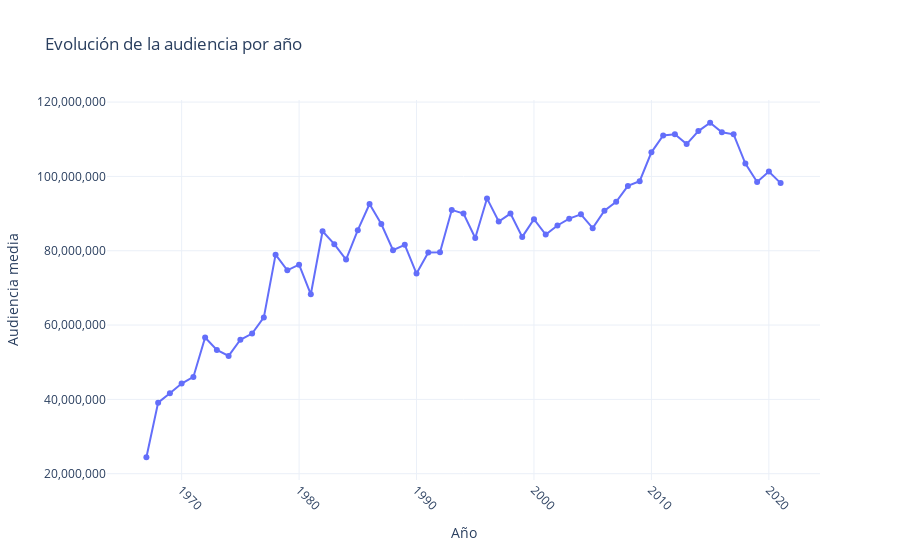

The code cell stored with this chart in its notebook:
### Markdown cell above
Sin embargo para comprobar nuestra hipótesis completamente queda una parte por responder ¿Influye el caché de los artistas contratados en la audiencia?

Para ello veremos algunos datos acerca del Halftime Show y los relacionaremos con la evolución de la audiencia.

### Code cell
viewers_year = px.line(
    super_bowl_ratings_df.sort_values("year"),
    x="year",
    y="average_viewers",
    markers=True,
    title="Evolución de la audiencia por año",
    labels={
        "year": "Año",
        "average_viewers" : "Audiencia media",
    }
)

viewers_year.update_layout(
    template="plotly_white",
    xaxis=dict(tickangle = 45),
    yaxis_tickformat=",",
)

### Figure 1 — Plotly figure (JSON) as saved in the notebook; plotly's stock layout.template omitted (floating-point values rounded to 4 significant figures)
{"data": [{"hovertemplate": "Año=%{x}<br>Audiencia media=%{y}<extra></extra>", "legendgroup": "", "line": {"color": "#636efa", "dash": "solid"}, "marker": {"symbol": "circle"}, "mode": "lines+markers", "name": "", "orientation": "v", "showlegend": false, "type": "scatter", "x": [1967, 1968, 1969, 1970, 1971, 1972, 1973, 1974, 1975, 1976, 1977, 1978, 1979, 1980, 1981, 1982, 1983, 1984, 1985, 1986, 1987, 1988, 1989, 1990, 1991, 1992, 1993, 1994, 1995, 1996, 1997, 1998, 1999, 2000, 2001, 2002, 2003, 2004, 2005, 2006, 2007, 2008, 2009, 2010, 2011, 2012, 2013, 2014, 2015, 2016, 2017, 2018, 2019, 2020, 2021], "xaxis": "x", "y": [24430000, 39120000, 41660000, 44270000, 46040000, 56640000, 53320000, 51700000, 56050000, 57710000, 62050000, 78940000, 74740000, 76240000, 68290000, 85240000, 81770000, 77620000, 85530000, 92570000, 87190000, 80140000, 81590000, 73850000, 79510000, 79590000, 90990000, 90000000, 83420000, 94080000, 87870000, 90000000, 83720000, 88470000, 84340000, 86800000, 88640000, 89800000, 86070000, 90750000, 93180000, 97450000, 98730000, 106480000, 111040000, 111350000, 108690000, 112190000, 114440000, 111860000, 111320000, 103470000, 98480000, 101320000, 98200000], "yaxis": "y"}], "layout": {"legend": {"tracegroupgap": 0}, "title": {"text": "Evolución de la audiencia por año"}, "xaxis": {"anchor": "y", "domain": [0, 1], "tickangle": 45, "title": {"text": "Año"}}, "yaxis": {"anchor": "x", "domain": [0, 1], "tickformat": ",", "title": {"text": "Audiencia media"}}}}
